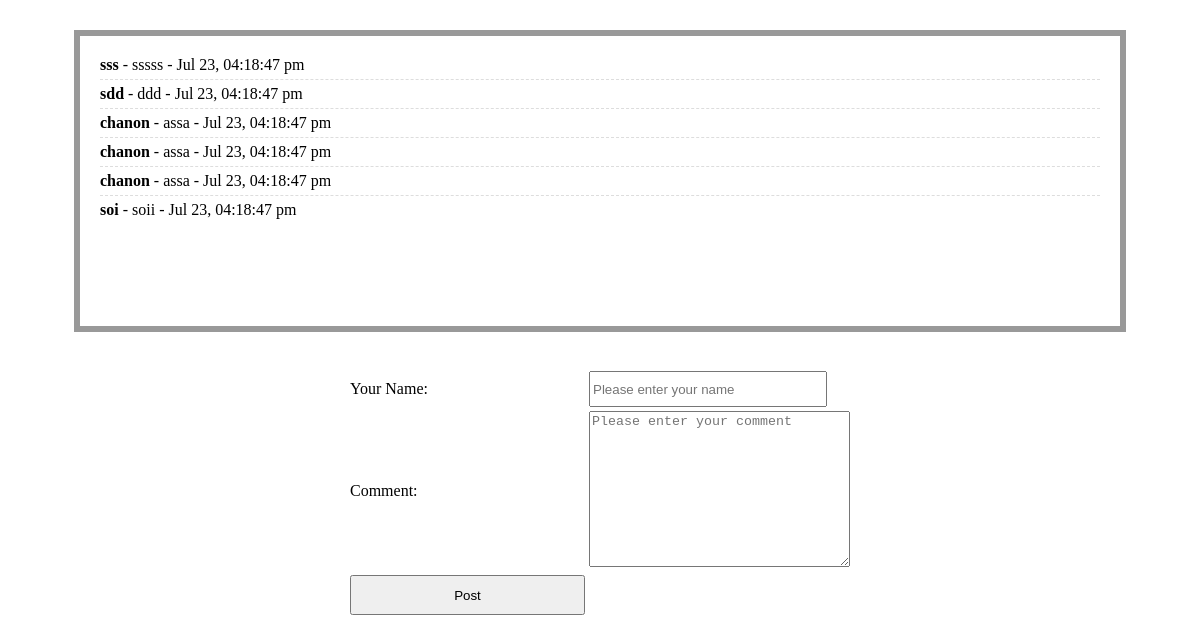
Page /indexc.php (signed in) on the committed database.
### tables this page shows
CREATE TABLE `tbl_comments` (
  `id` int(11) NOT NULL,
  `name` varchar(50) NOT NULL,
  `comment` text NOT NULL,
  `comment_time` timestamp NOT NULL DEFAULT current_timestamp() ON UPDATE current_timestamp()
);

### database/DB.php (called while the page is built, shortened)
<?php
    class DB {
        private $host = DB_HOST;
        private $user = DB_USER;
        private $pass = DB_PASS;
        private $dbname = DB_NAME;
        public $link;
        private function connectDB() {
            $this->link = new mysqli($this->host, $this->user, $this->pass, $this->dbname);
        }
        public function select($query) {
            $result = $this->link->query($query) or die($this->link->error.__LINE__);
            if ($result->num_rows > 0) {
                return $result;
            } else {
                return false;
            }
        }
    }
?>

### controllers/Comment.php (called while the page is built, shortened)
<?php
    include_once './database/DB.php';
    class Comment {
        private $db;
        private $table = "tbl_comments";
        public function __construct() {
            $this->db = new DB();
        }
        public function indexc() {
            $query = "SELECT * FROM $this->table ORDER BY id DESC";
            $result = $this->db->select($query);
            return $result;
        }
        public function dateFormat($data) {
            $date = date('M j, h:i:s a', time());
            return $date;
        }
    }
?>

### indexc.php (the view, shortened to what this page needs)
<?php
    require_once 'config/db.php';
?>
<?php
    include_once 'controllers/Comment.php';
    $com = new Comment();
?>
<!DOCTYPE html>
<html lang="en">
<head>
</head>
<body>
    <div class="box">
        <ul>
            <?php
                if($result = $com->indexc()) {
                while ($data = $result->fetch_assoc()) {
            ?>
                <li>
                    <b><?php echo $data['name']; ?></b> - <?php echo $data['comment']; ?> - <?php echo $com->dateFormat($data['comment_time']); ?>
                </li>
                <?php } ?>
            <?php }?>
        </ul>
    </div>
    <br><br>
    <center>
    <form action="post_comment.php" method="post">
        <table>
            <tr>
                <td>Your Name:</td>
                <td><input type="text" name="name" placeholder="Please enter your name" style="width: 230px; height: 30px;"></td>
            </tr>
            <tr>
                <td>Comment:</td>
                <td>
                    <textarea name="comment" cols="30" rows="10" placeholder="Please enter your comment"></textarea>
                </td>
            </tr>
            <tr>
                <td><input type="submit" name="submit" value="Post" style="width: 235px; height: 40px;"></td>
            </tr>
        </table>
    </form>
    </center>
</body>
</html>

### indexc.php (style rules this page uses)
.box { border: 6px solid #999; margin: 30px auto 0; padding: 20px; width: 1000px; height: 250px; overflow: scroll; }
.box ul { margin: 0; padding: 0; list-style: none; }
.box li { display: block; border-bottom: 1px dashed #ddd; margin-bottom: 5px; padding-bottom: 5px; }
.box li:last-child { border-bottom: 0 dashed #ddd; }

### rows in the picture
tbl_comments: name "sss", comment "sssss", comment_time "Jul 23, 04:18:47 pm"
tbl_comments: name "sdd", comment "ddd", comment_time "Jul 23, 04:18:47 pm"
tbl_comments: name "chanon", comment "assa", comment_time "Jul 23, 04:18:47 pm"
tbl_comments: name "chanon", comment "assa", comment_time "Jul 23, 04:18:47 pm"
tbl_comments: name "chanon", comment "assa", comment_time "Jul 23, 04:18:47 pm"
tbl_comments: name "soi", comment "soii", comment_time "Jul 23, 04:18:47 pm"
